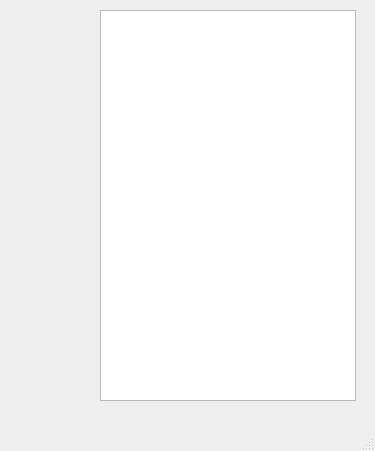
<?xml version="1.0" encoding="UTF-8"?>
<ui version="4.0">
 <class>MainWindow</class>
 <widget class="QMainWindow" name="MainWindow">
  <property name="geometry">
   <rect>
    <x>0</x>
    <y>0</y>
    <width>375</width>
    <height>451</height>
   </rect>
  </property>
  <property name="windowTitle">
   <string>MainWindow</string>
  </property>
  <widget class="QWidget" name="centralwidget">
   <widget class="DraggerWidget" name="widgetdrag" native="true">
    <property name="geometry">
     <rect>
      <x>9</x>
      <y>9</y>
      <width>81</width>
      <height>151</height>
     </rect>
    </property>
   </widget>
   <widget class="QTextBrowser" name="textBrowser">
    <property name="geometry">
     <rect>
      <x>100</x>
      <y>10</y>
      <width>256</width>
      <height>391</height>
     </rect>
    </property>
   </widget>
  </widget>
  <widget class="QMenuBar" name="menubar">
   <property name="geometry">
    <rect>
     <x>0</x>
     <y>0</y>
     <width>375</width>
     <height>22</height>
    </rect>
   </property>
  </widget>
  <widget class="QStatusBar" name="statusbar"/>
 </widget>
 <customwidgets>
  <customwidget>
   <class>DraggerWidget</class>
   <extends>QWidget</extends>
   <header location="global">draggerwidget.h</header>
   <container>1</container>
  </customwidget>
 </customwidgets>
 <resources/>
 <connections/>
</ui>
